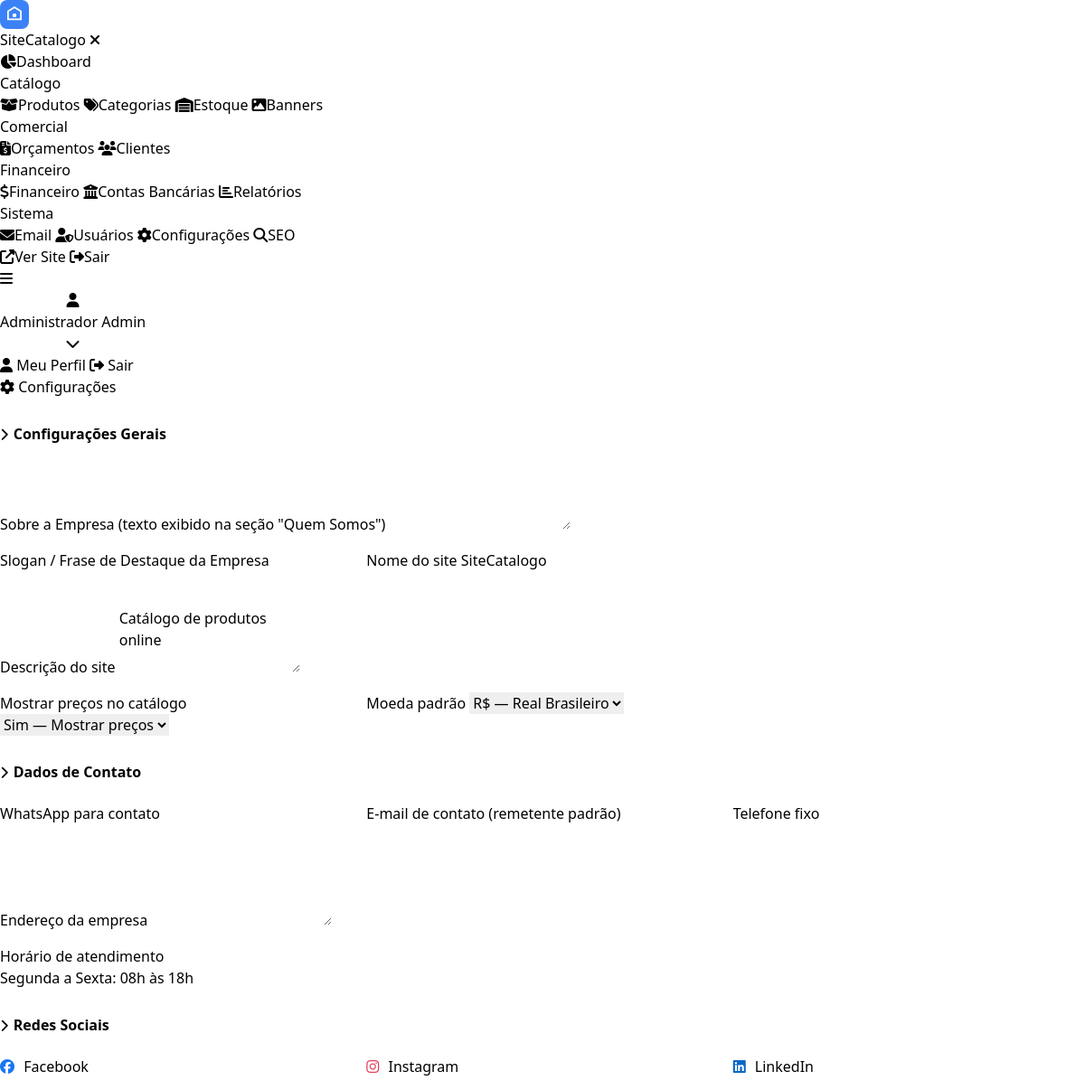
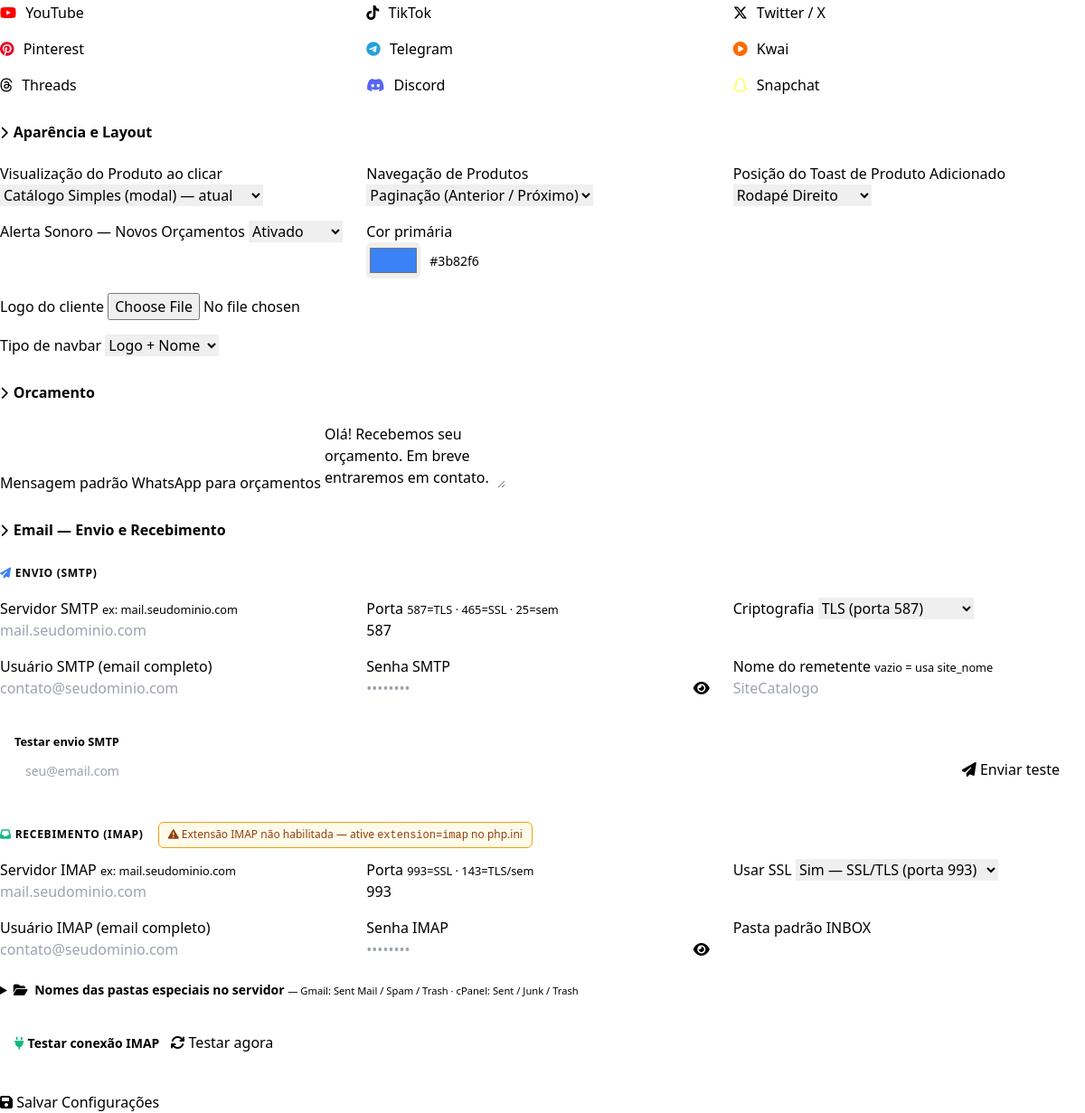
The app's page /admin/configuracoes.php (signed in) with its own data (2 pictures, top to bottom).
### tables this page shows
CREATE TABLE `sc_configuracoes` (
  `id` int(11) unsigned NOT NULL AUTO_INCREMENT,
  `chave` varchar(100) NOT NULL,
  `valor` text DEFAULT NULL,
  `descricao` varchar(255) DEFAULT NULL,
  `grupo` varchar(50) DEFAULT 'geral',
  `tipo` enum('text','textarea','file','select','number','color','password') DEFAULT 'text',
  `opcoes` text DEFAULT NULL COMMENT 'JSON para campos do tipo select',
  `ordem` int(11) DEFAULT 0,
  `ativo` tinyint(1) DEFAULT 1,
  `created_at` timestamp DEFAULT CURRENT_TIMESTAMP,
  `updated_at` timestamp DEFAULT CURRENT_TIMESTAMP ON UPDATE CURRENT_TIMESTAMP,
  PRIMARY KEY (`id`),
  UNIQUE KEY `uk_chave` (`chave`)
);

### admin/configuracoes.php (the view, shortened to what the rows shown need)
<?php
require_once __DIR__ . '/includes/functions.php';
$configuracoes = db()->query(
    "SELECT * FROM " . table('configuracoes') . "
     WHERE ativo = 1
       AND grupo NOT IN ('email','seo')
       AND chave NOT IN ('categoria_layout','toast_position','produtos_navegacao','empresa_sobre','empresa_slogan','alerta_sonoro_orcamento','produto_visualizacao')
     ORDER BY CASE WHEN grupo='geral' THEN 1 WHEN grupo='contato' THEN 2 WHEN grupo='social' THEN 3 WHEN grupo='aparencia' THEN 4 ELSE 5 END, ordem, id"
)->fetchAll();
$social_icons = [
    'facebook_url'  => ['fab fa-facebook',    '#1877f2'],
    'instagram_url' => ['fab fa-instagram',   '#e4405f'],
    'linkedin_url'  => ['fab fa-linkedin',    '#0a66c2'],
    'youtube_url'   => ['fab fa-youtube',     '#ff0000'],
    'tiktok_url'    => ['fab fa-tiktok',      '#000000'],
    'twitter_url'   => ['fab fa-x-twitter',   '#000000'],
    'pinterest_url' => ['fab fa-pinterest',   '#e60023'],
    'telegram_url'  => ['fab fa-telegram',    '#24a1de'],
    'kwai_url'      => ['fas fa-play-circle', '#ff6a00'],
    'threads_url'   => ['fab fa-threads',     '#000000'],
    'discord_url'   => ['fab fa-discord',     '#5865f2'],
    'snapchat_url'  => ['fab fa-snapchat',    '#fffc00'],
];
$extra_fields = [
    ['chave'=>'empresa_sobre',           'descricao'=>'Sobre a Empresa (texto exibido na seção "Quem Somos")',  'grupo'=>'geral',     'tipo'=>'textarea','valor'=>get_config('empresa_sobre',''),           'ativo'=>1],
    ['chave'=>'empresa_slogan',          'descricao'=>'Slogan / Frase de Destaque da Empresa',                  'grupo'=>'geral',     'tipo'=>'text',    'valor'=>get_config('empresa_slogan',''),           'ativo'=>1],
    ['chave'=>'produto_visualizacao',    'descricao'=>'Visualização do Produto ao clicar',                      'grupo'=>'aparencia', 'tipo'=>'select',  'valor'=>get_config('produto_visualizacao','modal'), 'ativo'=>1,
     'opcoes'=>json_encode(['modal'=>'Catálogo Simples (modal) — atual','pagina_individual'=>'Página Individual (melhor para SEO)'])],
    ['chave'=>'produtos_navegacao',      'descricao'=>'Navegação de Produtos',                                  'grupo'=>'aparencia', 'tipo'=>'select',  'valor'=>get_config('produtos_navegacao','paginacao'),'ativo'=>1,
     'opcoes'=>json_encode(['paginacao'=>'Paginação (Anterior / Próximo)','scroll_infinito'=>'Scroll Infinito'])],
    ['chave'=>'toast_position',          'descricao'=>'Posição do Toast de Produto Adicionado',                 'grupo'=>'aparencia', 'tipo'=>'select',  'valor'=>get_config('toast_position','bottom-right'), 'ativo'=>1,
     'opcoes'=>json_encode(['bottom-left'=>'Rodapé Esquerdo','bottom-center'=>'Rodapé Centro','bottom-right'=>'Rodapé Direito'])],
    ['chave'=>'alerta_sonoro_orcamento', 'descricao'=>'Alerta Sonoro — Novos Orçamentos',                       'grupo'=>'aparencia', 'tipo'=>'select',  'valor'=>get_config('alerta_sonoro_orcamento','1'),   'ativo'=>1,
     'opcoes'=>json_encode(['1'=>'Ativado','0'=>'Desativado'])],
];
$configuracoes = array_merge($configuracoes, $extra_fields);
usort($configuracoes, function ($a, $b) {
    $order = ['geral'=>1,'contato'=>2,'social'=>3,'aparencia'=>4];
    $oa = $order[$a['grupo']] ?? 5;
    $ob = $order[$b['grupo']] ?? 5;
    return $oa !== $ob ? $oa - $ob : (($a['ordem']??0) - ($b['ordem']??0));
});
require_once __DIR__ . '/includes/header.php';
?>
<div class="page-header">
    <h1><i class="fas fa-cog"></i> Configurações</h1>
</div>
<div class="card">
    <div class="card-body">
        <form method="POST" enctype="multipart/form-data">
            <?php
            $grupo_atual = '';
            foreach ($configuracoes as $cfg):
                if ($cfg['grupo'] !== $grupo_atual):
                    if ($grupo_atual !== '') echo '</div>';
                    $grupo_atual = $cfg['grupo'];
                    $grupo_nome = ['geral'=>'Configurações Gerais','contato'=>'Dados de Contato','social'=>'Redes Sociais','aparencia'=>'Aparência e Layout'][$grupo_atual] ?? ucfirst($grupo_atual);
            ?>
            <h3 style="margin:28px 0 14px;padding-bottom:8px;border-bottom:2px solid var(--gray-200);color:var(--gray-900);font-size:1rem;font-weight:700;">
                <i class="fas fa-chevron-right" style="color:var(--primary);margin-right:6px;font-size:0.875rem;"></i><?php echo $grupo_nome; ?>
            </h3>
            <div style="display:grid;grid-template-columns:repeat(3,1fr);gap:16px;">
            <?php endif; ?>
                <div class="form-group" style="<?php echo in_array($cfg['tipo'],['textarea','file']) ? 'grid-column:1/-1;' : ''; ?>">
                    <label>
                        <?php if ($cfg['grupo'] === 'social' && isset($social_icons[$cfg['chave']])): [$ico,$cor] = $social_icons[$cfg['chave']]; ?>
                        <i class="<?php echo $ico; ?>" style="color:<?php echo $cor; ?>;margin-right:6px;font-size:1rem;"></i>
                        <?php endif; ?>
                        <?php echo sanitize($cfg['descricao'] ?: $cfg['chave']); ?>
                    </label>
                    <?php if ($cfg['tipo'] === 'textarea'): ?>
                        <textarea name="config[<?php echo $cfg['chave']; ?>]" rows="3"><?php echo sanitize($cfg['valor']); ?></textarea>
                    <?php elseif ($cfg['tipo'] === 'file'): ?>
                        <input type="file" name="config[<?php echo $cfg['chave']; ?>]" accept="image/*">
                    <?php elseif ($cfg['tipo'] === 'color'): ?>
                        <div style="display:flex;align-items:center;gap:10px;">
                            <input type="color" name="config[<?php echo $cfg['chave']; ?>]" value="<?php echo sanitize($cfg['valor']?:'#3b82f6'); ?>" style="width:60px;height:40px;padding:2px;border:1px solid var(--gray-200);border-radius:6px;">
                            <span style="font-size:0.875rem;color:var(--gray-500);"><?php echo sanitize($cfg['valor']); ?></span>
                        </div>
                    <?php elseif ($cfg['tipo'] === 'select' && !empty($cfg['opcoes'])): ?>
                        <select name="config[<?php echo $cfg['chave']; ?>]">
                            <?php foreach (json_decode($cfg['opcoes'],true)??[] as $v=>$l): ?>
                            <option value="<?php echo $v; ?>" <?php echo selected($cfg['valor'],$v); ?>><?php echo $l; ?></option>
                            <?php endforeach; ?>
                        </select>
                    <?php elseif ($cfg['tipo'] === 'number'): ?>
                        <input type="number" name="config[<?php echo $cfg['chave']; ?>]" value="<?php echo (int)$cfg['valor']; ?>">
                    <?php else: ?>
                        <input type="text" name="config[<?php echo $cfg['chave']; ?>]" value="<?php echo sanitize($cfg['valor']); ?>">
                    <?php endif; ?>
                </div>
            <?php endforeach; if ($grupo_atual) echo '</div>'; ?>
            <h3 id="email" style="margin:28px 0 14px;padding-bottom:8px;border-bottom:2px solid var(--gray-200);color:var(--gray-900);font-size:1rem;font-weight:700;">
                <i class="fas fa-chevron-right" style="color:var(--primary);margin-right:6px;font-size:0.875rem;"></i>Email — Envio e Recebimento
            </h3>
            <div style="margin-bottom:8px;">
                <span style="display:inline-block;font-size:0.75rem;font-weight:700;letter-spacing:.06em;text-transform:uppercase;color:var(--gray-500);margin-bottom:10px;">
                </span>
            </div>
            <div style="display:grid;grid-template-columns:repeat(3,1fr);gap:16px;margin-bottom:24px;">
                <div class="form-group">
                    <input type="text" name="config[smtp_host]" value="<?php echo sanitize(get_config('smtp_host','')); ?>" placeholder="mail.seudominio.com">
                </div>
                <div class="form-group">
                    <input type="number" name="config[smtp_port]" value="<?php echo (int)get_config('smtp_port',587) ?: 587; ?>" placeholder="587">
                </div>
                <div class="form-group">
                        <?php foreach (['tls'=>'TLS (porta 587)','ssl'=>'SSL (porta 465)',''=>'Nenhuma (porta 25)'] as $v=>$l): ?>
                        <option value="<?php echo $v; ?>" <?php echo selected(get_config('smtp_encryption','tls'),$v); ?>><?php echo $l; ?></option>
                        <?php endforeach; ?>
                </div>
                <div class="form-group">
                    <input type="email" name="config[smtp_user]" value="<?php echo sanitize(get_config('smtp_user','')); ?>" placeholder="contato@seudominio.com">
                </div>
                <div class="form-group">
                        <input type="password" id="smtp_pass_input" name="config[smtp_pass]" value="<?php echo sanitize(get_config('smtp_pass','')); ?>" placeholder="••••••••" style="padding-right:40px;width:100%;">
                </div>
                <div class="form-group">
                    <input type="text" name="config[site_nome_email]" value="<?php echo sanitize(get_config('site_nome_email','')); ?>" placeholder="<?php echo sanitize(get_config('site_nome','SiteCatalogo')); ?>">
                </div>
            </div>
            <div style="margin-bottom:24px;padding:14px 16px;background:var(--gray-50);border-radius:8px;display:flex;align-items:center;gap:12px;flex-wrap:wrap;">
                <div style="flex:1;min-width:200px;">
                </div>
                <button type="button" class="btn btn-outline btn-sm" style="margin-top:20px;" onclick="testarSmtp()">
                </button>
            </div>
            <div style="margin-bottom:8px;">
                <span style="display:inline-block;font-size:0.75rem;font-weight:700;letter-spacing:.06em;text-transform:uppercase;color:var(--gray-500);margin-bottom:10px;">
                </span>
                <?php if (!function_exists('imap_open')): ?>
                <div style="display:inline-block;margin-left:12px;padding:4px 10px;background:#fffbeb;border:1px solid #f59e0b;border-radius:6px;font-size:0.75rem;color:#92400e;">
                </div>
                <?php else: ?>
                <div style="display:inline-block;margin-left:12px;padding:4px 10px;background:#f0fdf4;border:1px solid #22c55e;border-radius:6px;font-size:0.75rem;color:#166534;">
                    <i class="fas fa-check-circle"></i> Extensão IMAP disponível
                </div>
                <?php endif; ?>
            </div>
            <div style="display:grid;grid-template-columns:repeat(3,1fr);gap:16px;margin-bottom:16px;">
                <div class="form-group">
                    <input type="text" name="config[imap_host]" value="<?php echo sanitize(get_config('imap_host','')); ?>" placeholder="mail.seudominio.com">
                </div>
                <div class="form-group">
                    <input type="number" name="config[imap_port]" value="<?php echo (int)get_config('imap_port',993) ?: 993; ?>" placeholder="993">
                </div>
                <div class="form-group">
                        <option value="1" <?php echo selected(get_config('imap_ssl','1'),'1'); ?>>Sim — SSL/TLS (porta 993)</option>
                </div>
                <div class="form-group">
                    <input type="email" name="config[imap_user]" value="<?php echo sanitize(get_config('imap_user','')); ?>" placeholder="contato@seudominio.com">
                </div>
                <div class="form-group">
                        <input type="password" id="imap_pass_input" name="config[imap_pass]" value="<?php echo sanitize(get_config('imap_pass','')); ?>" placeholder="••••••••" style="padding-right:40px;width:100%;">
                </div>
                <div class="form-group">
                    <label>Pasta padrão</label>
                    <input type="text" name="config[imap_folder]" value="<?php echo sanitize(get_config('imap_folder','INBOX')); ?>" placeholder="INBOX">
                </div>
            </div>
            <details style="margin-bottom:16px;">
                <summary style="cursor:pointer;font-size:0.875rem;color:var(--gray-600);font-weight:600;padding:6px 0;user-select:none;">
                </summary>
            </details>
            <div style="margin-bottom:28px;padding:14px 16px;background:var(--gray-50);border-radius:8px;display:flex;align-items:center;gap:12px;flex-wrap:wrap;">
                <div style="font-size:0.875rem;color:var(--gray-600);font-weight:600;">
                </div>
                <button type="button" class="btn btn-outline btn-sm" onclick="testarImap()" <?php echo !function_exists('imap_open') ? 'disabled title="Extensão IMAP não disponível"' : ''; ?>>
                </button>
            </div>
            <div class="form-actions" style="margin-top:8px;">
                <button type="submit" class="btn btn-primary btn-lg"><i class="fas fa-save"></i> Salvar Configurações</button>
            </div>
        </form>
    </div>
</div>
<?php require_once __DIR__ . '/includes/footer.php'; ?>

### records on screen
sc_configuracoes: grupo "Configurações Gerais", chave "Sobre a Empresa (texto exibido na seção \"Quem Somos\")", descricao "Descrição do site", chave+valor "Catálogo de produtos online"
sc_configuracoes: chave "Slogan / Frase de Destaque da Empresa", descricao "Nome do site", valor "SiteCatalogo"
sc_configuracoes: descricao "Mostrar preços no catálogo", opcoes+chave "Sim — Mostrar preços"
sc_configuracoes: descricao "Moeda padrão", opcoes+chave "R$ — Real Brasileiro"
sc_configuracoes: grupo "Dados de Contato", descricao "WhatsApp para contato"
sc_configuracoes: descricao "E-mail de contato (remetente padrão)"
sc_configuracoes: descricao "Telefone fixo"
sc_configuracoes: descricao "Endereço da empresa"
sc_configuracoes: descricao "Horário de atendimento", valor "Segunda a Sexta: 08h às 18h"
sc_configuracoes: grupo "Redes Sociais", descricao "Facebook"
sc_configuracoes: descricao "Instagram"
sc_configuracoes: descricao "LinkedIn"
sc_configuracoes: descricao "YouTube"
sc_configuracoes: descricao "TikTok"
sc_configuracoes: descricao "Twitter / X"
sc_configuracoes: descricao "Pinterest"
sc_configuracoes: descricao "Telegram"
sc_configuracoes: descricao "Kwai"
sc_configuracoes: descricao "Threads"
sc_configuracoes: descricao "Discord"
sc_configuracoes: descricao "Snapchat"
sc_configuracoes: grupo "Aparência e Layout", chave "Visualização do Produto ao clicar", chave "Navegação de Produtos", chave "Posição do Toast de Produto Adicionado", chave "Alerta Sonoro — Novos Orçamentos", descricao "Tipo de navbar", opcoes+chave "Logo + Nome"
sc_configuracoes: descricao "Cor primária", valor "#3b82f6"
sc_configuracoes: descricao "Logo do cliente"
sc_configuracoes: grupo "Orcamento", descricao "Mensagem padrão WhatsApp para orçamentos", chave+valor "Olá! Recebemos seu orçamento. Em breve entraremos em contato."
sc_configuracoes: valor "INBOX"

### other values on screen
$site_name "SiteCatalogo"
$admin_nome "Administrador"
$admin_nivel "Admin"
form field value "Catálogo Simples (modal) — atual"
form field value "Paginação (Anterior / Próximo)"
form field value "Rodapé Direito"
form field value "Ativado"
form field value "TLS (porta 587)"
